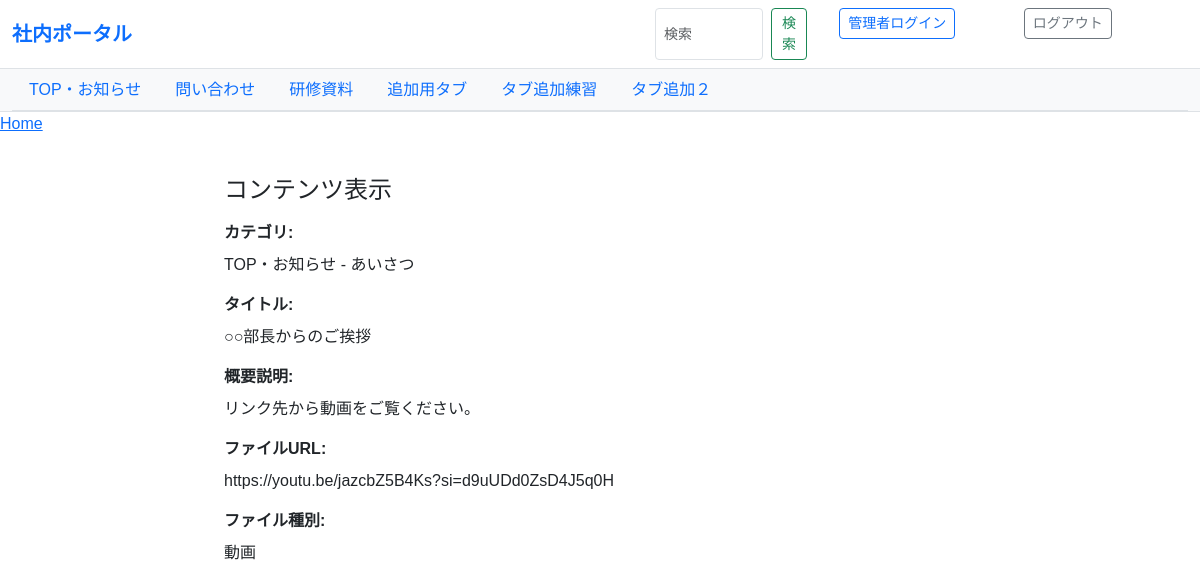
The app's page /content_view/1 with its own data.
### share/models.py (models this page shows, shortened)
class Category(models.Model):
    id = models.AutoField(primary_key=True)
    name = models.CharField(
        verbose_name="カテゴリ名",
        max_length=100
    )
    parent_id = models.PositiveIntegerField(
        db_column="親カテゴリ",
        null=True, blank=True,
    )
    category_display_order_tabs = models.PositiveIntegerField(
        verbose_name="表示順(タブ)",
        null=True, blank=True,
    )
    category_display_order_leftmenues = models.PositiveIntegerField(
    verbose_name="表示順(左メニュー)",
    null=True, blank=True,
    )
    @property
    def parent(self):
        if self.parent_id:
            return Category.objects.filter(id=self.parent_id).first()
        return None
    class Meta:
        db_table = "カテゴリ"
        verbose_name = "カテゴリ"
        verbose_name_plural = "カテゴリ"

class Content(models.Model):
    id = models.AutoField(primary_key=True)
    administrator = models.ForeignKey(
        Administrator,
        on_delete=models.CASCADE,
        db_column="管理者ID"
    )
    category = models.ForeignKey(
        Category,
        on_delete=models.CASCADE,
        db_column="カテゴリID"
    )
    contents_display_order = models.PositiveIntegerField(
        verbose_name="表示順(コンテンツ)",
        null=True, blank=True,
    )
    title = models.CharField(
        verbose_name="表示名称（タイトル）",
        max_length=200
    )
    description = models.TextField(
        verbose_name="概要説明",
        blank=True, null=True
    )
    updater_user_id = models.PositiveIntegerField(
        verbose_name="更新者ID",
    )
    updated_at = models.DateTimeField(
        verbose_name="更新日",
        auto_now=True
    )
    file_url = models.URLField(
        verbose_name="添付ファイル格納先URL",
        max_length=500,
        blank=True, null=True
    )
    file_type = models.CharField(
        verbose_name="ファイル種別",
        max_length=50
    )
    class Meta:
        db_table = "コンテンツ"
        verbose_name = "コンテンツ"
        verbose_name_plural = "コンテンツ"

### share/views.py (the view)
# urls.py: path("content_view/<int:content_id>", views.content_view, name="content_view"),
def content_view(request, content_id: int):
    content = get_object_or_404(Content, id=content_id)
    template_name = "content_view.html"
    return render(request, template_name, {
        "content": content,
    })

### share/context_processors.py (called while the page is built)
def parent_categories(request):
    return {
        "parent_categories": Category.objects.filter(parent_id__isnull=True).order_by("category_display_order_tabs")
    }

def current_ids_processor(request):
    match = request.resolver_match
    if not match:
        return {}
    kwargs = match.kwargs
    return {
        "current_parent_id": kwargs.get("parent_id"),
        "current_category_id": kwargs.get("category_id"),
    }

### share/templates/content_view.html (shortened to what this page needs)
{% extends "base.html"%}
{% block content %}
<div class="container my-4">
  <h1 class="h4 mb-3">コンテンツ表示</h1>
  <div class="mb-3">
    <label class="form-label"><strong>カテゴリ:</strong></label>
    <div>{{ content.category.parent.name }} - {{ content.category.name }}</div>
  </div>
  <div class="mb-3">
    <label class="form-label"><strong>タイトル:</strong></label>
    <div>{{ content.title }}</div>
  </div>
  <div class="mb-3">
    <label class="form-label"><strong>概要説明:</strong></label>
    <div>{{ content.description }}</div>
  </div>
  <div class="mb-3">
    <label class="form-label"><strong>ファイルURL:</strong></label>
    <div>{{ content.file_url }}</div>
    </div>
    <div class="mb-3">
    <label class="form-label"><strong>ファイル種別:</strong></label>
    <div>{{ content.file_type }}</div>
    </div>
</div>
{% endblock %}

### share/templates/base.html (shortened to what this page needs)
<!DOCTYPE html>
<html lang="ja">
<head>
  <link href="https://cdn.jsdelivr.net/npm/bootstrap@5.3.3/dist/css/bootstrap.min.css" rel="stylesheet">
</head>
<body>
  <nav class="navbar navbar-expand-lg navbar-light bg-white border-bottom sticky-top">
    <div class="container-fluid d-flex justify-content-between align-items-center">
      <a class="navbar-brand fw-bold text-primary" href="{% url 'parent_contents_default' %}">社内ポータル</a>
        <div class="d-flex gap-2">
        <div class="container-fluid">
          <form class="d-flex" action="{% url 'search_results' %}" method="get">
            <input class="form-control form-control-sm me-2" type="search" name="q" placeholder="検索" aria-label="Search">
            <button class="btn btn-outline-success btn-sm" type="submit">検索</button>
          </form>
        </div>
        <div class="container-fluid">
          <form action="{% url 'login' %}" method="post">
            <input class="btn btn-outline-primary btn-sm" type="submit" value="管理者ログイン">
          </form>
        </div>
        <div class="container-fluid">
          <form action="{% url 'logout' %}" method="post">
            <input class="btn btn-outline-secondary btn-sm" type="submit" value="ログアウト">
          </form>
        </div>
      </div>
    </div>
  </nav>
  <div class="bg-light border-bottom">
    <div class="container-fluid">
      <ul class="nav nav-tabs">
        {% for cat in parent_categories %}
          <li class="nav-item">
            <a class="nav-link {% if parent and parent.id == cat.id %}active{% endif %}"
              href="{% url 'parent_contents' parent_id=cat.id %}">
              {{ cat.name }}
            </a>
          </li>
        {% empty %}
          <li class="nav-item text-muted small p-2">親カテゴリが未登録です</li>
        {% endfor %}
      </ul>
    </div>
  </div>
<nav aria-label="breadcrumb">
  <ol class="breadcrumb">
    <li class="breadcrumb-item"><a href={% url "parent_contents_default" %}>Home</a></li>
  </ol>
</nav>
  <main class="container-fluid my-3">
    <div class="row">
      <aside class="col-12 col-md-3 col-lg-2 mb-3">
      </aside>
      <section class="col-12 col-md-9 col-lg-10">
        {% block content %}{% endblock %}
      </section>
    </div>
  </main>
</body>
</html>

### share/templates/base.html (style rules this page uses)
body { font-family: "Noto Sans JP", "Hiragino Kaku Gothic ProN", "Meiryo", sans-serif; font-weight: 400; color: #212529; }

### records on screen
Category: name "TOP・お知らせ"
Category: name "問い合わせ"
Category: name "研修資料"
Category: name "追加用タブ"
Category: name "タブ追加練習"
Category: name "タブ追加２"
Content: category.parent.name "TOP・お知らせ", category.name "あいさつ", title "○○部長からのご挨拶", description "リンク先から動画をご覧ください。", file_url "https://youtu.be/jazcbZ5B4Ks?si=d9uUDd0ZsD4J5q0H", file_type "動画"
